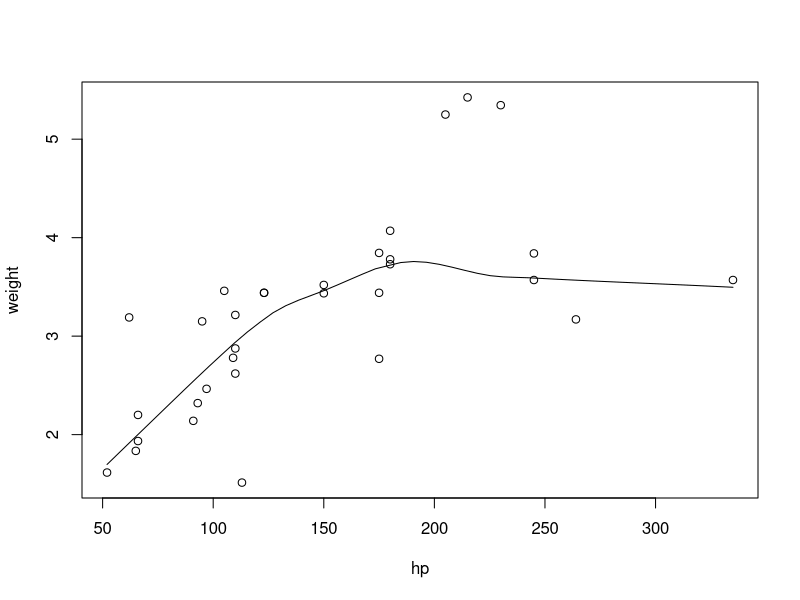
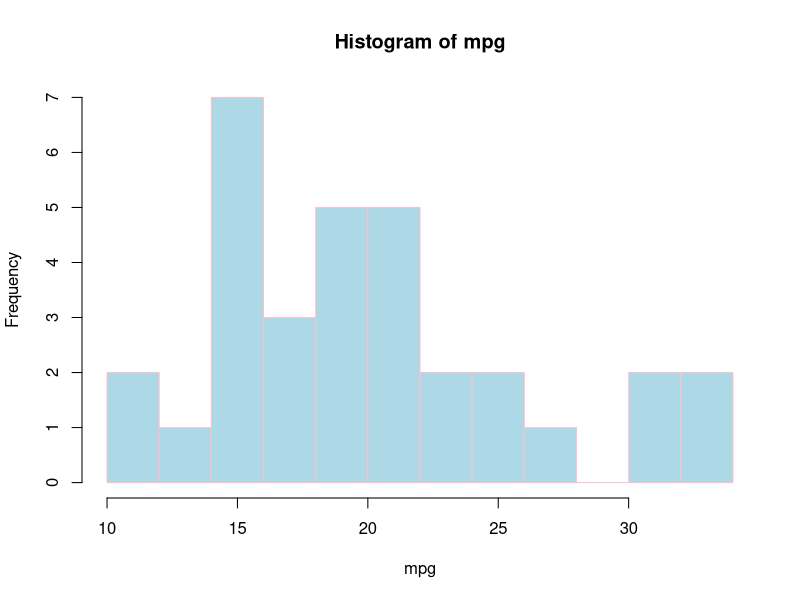

Recreate these plots in R, in order.
data()

mtcars

row <- nrow(mtcars)
col <- ncol(mtcars)

print(row)
print(col)

automatic <- 0
manual <- 0

for(i in 1:row)
  ifelse(mtcars[i,9] == 1, manual <- manual + 1, automatic <- automatic + 1)

ifelse(automatic > manual, "more automatic", "more manual")


x <- data.frame(mtcars)

hp <- x[,4]
weight <- x[,6]


scatter.smooth(hp, weight, span = 2/3, degree = 1, family=c("symmetric","gaussian"))

mpg <- x[,1]

hist(mpg, breaks = 12, col = "lightblue", border = "pink")

newmtcars = mtcars

newmtcars$am = as.integer(mtcars$am)
newmtcars$cyl = as.integer(mtcars$cyl)
newmtcars$vs = as.integer(mtcars$vs)

sapply(newmtcars,class)

mtcars[mtcars$cyl<5,]

